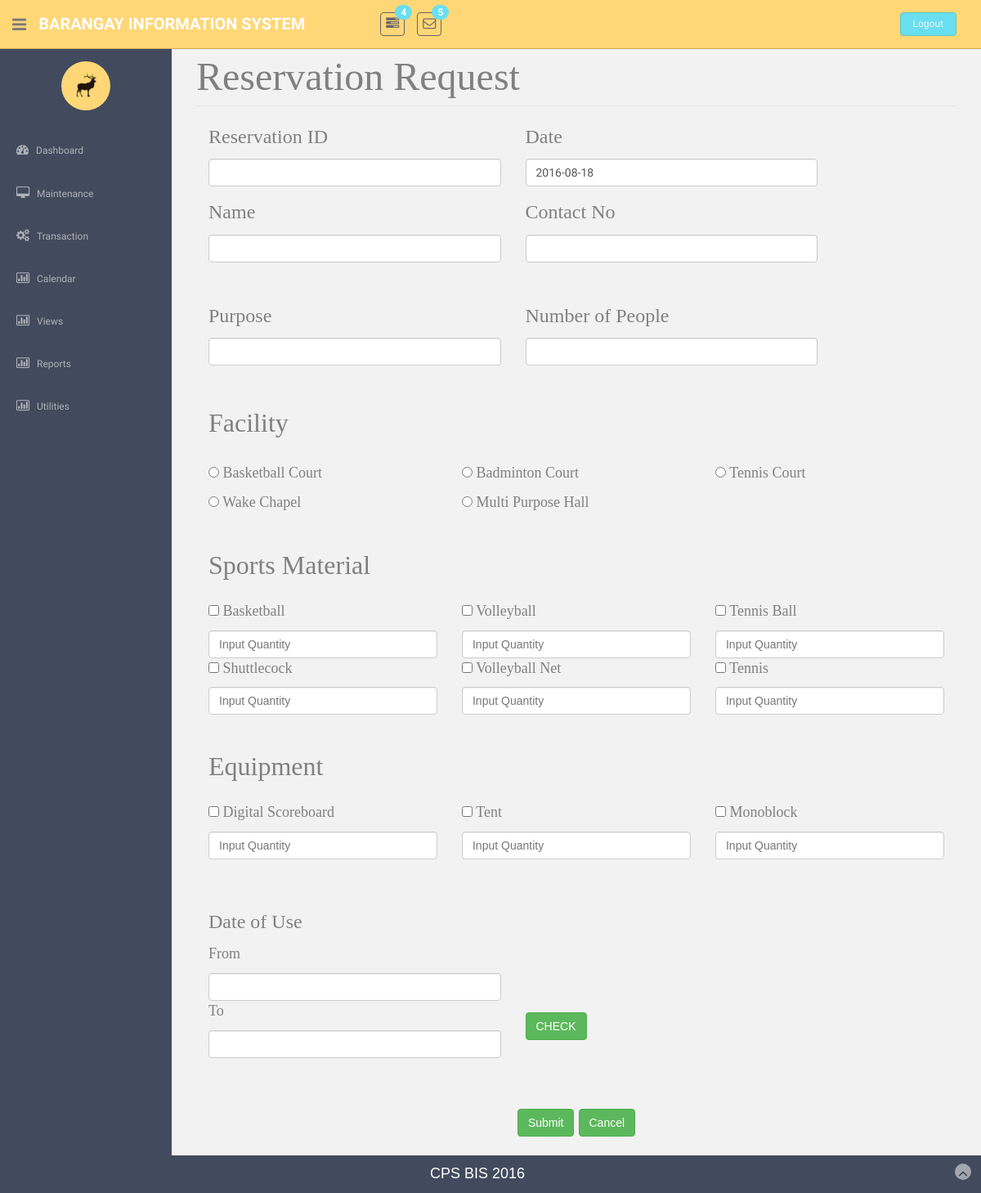
Screenshot of /FacilityEquipmentT.php with the database file from the repository.
### tables this page shows
CREATE TABLE `tblequipment` (
  `strEquipNo` int(25) NOT NULL,
  `strEquipName` varchar(85) NOT NULL,
  `strEquipCategory` varchar(25) NOT NULL,
  `intEquipQuantity` int(11) NOT NULL,
  `dblEquipFee` double NOT NULL,
  `dblEquipDiscount` double NOT NULL,
  `strStatus` varchar(10) NOT NULL
);

### equipmentFormM.php (the view)
<div class="form-group">
	<?php
	require("connection.php");
	$query = mysqli_query($con, "SELECT `strEquipName`,  `intEquipQuantity`, `strStatus` from tblequipment where `intEquipQuantity` > 0 AND `strStatus` = 'Enabled' AND `strEquipCategory`!= '7'");
  	 while($row = mysqli_fetch_row($query)){
	   	echo "<div class='col-sm-4'>
		<p><font face='cambria' size=4 color='grey'><input type='checkbox' name = equipment[] value='$row[0]'/> $row[0] </font></p>
		<input class='form-control input-group-lg reg_name' type='number' name = quantity[] title='Input Quantity' placeholder='Input Quantity' min='1' max='$row[1]' value=''; >
	</div>";
   	} ?>
</div>

### sportsForm.php
<div class="form-group">
	<?php
	require("connection.php");
	$query = mysqli_query($con, "SELECT `strEquipName`,  `intEquipQuantity`, `strStatus` from tblequipment where `intEquipQuantity` > 0 AND `strStatus` = 'Enabled' AND `strEquipCategory`= '7'");
  	 while($row = mysqli_fetch_row($query)){
	   	echo "<div class='col-sm-4'>
		<p><font face='cambria' size=4 color='grey'><input type='checkbox' name = equipment[] value='$row[0]'/> $row[0] </font></p>
		<input class='form-control input-group-lg reg_name' type='number' name = quantity[] title='Input Quantity' placeholder='Input Quantity' min='1' max='$row[1]' value=''; >
	</div>";
   	} ?>
</div>

### assets/css/style.css (style rules this page uses)
body { color: #797979; background: #f2f2f2; font-family: 'Ruda', sans-serif; padding: 0px !important; margin: 0px !important; font-size:13px; }

### rows the page displays
tblequipment: strEquipName "Basketball"
tblequipment: strEquipName "Volleyball"
tblequipment: strEquipName "Tennis Ball"
tblequipment: strEquipName "Shuttlecock"
tblequipment: strEquipName "Volleyball Net"
tblequipment: strEquipName "Tennis"
tblequipment: strEquipName "Digital Scoreboard"
tblequipment: strEquipName "Tent"
tblequipment: strEquipName "Monoblock"

### other values shown
$row[0] "Basketball Court"
$row[0] "Badminton Court"
$row[0] "Tennis Court"
$row[0] "Wake Chapel"
$row[0] "Multi Purpose Hall"
